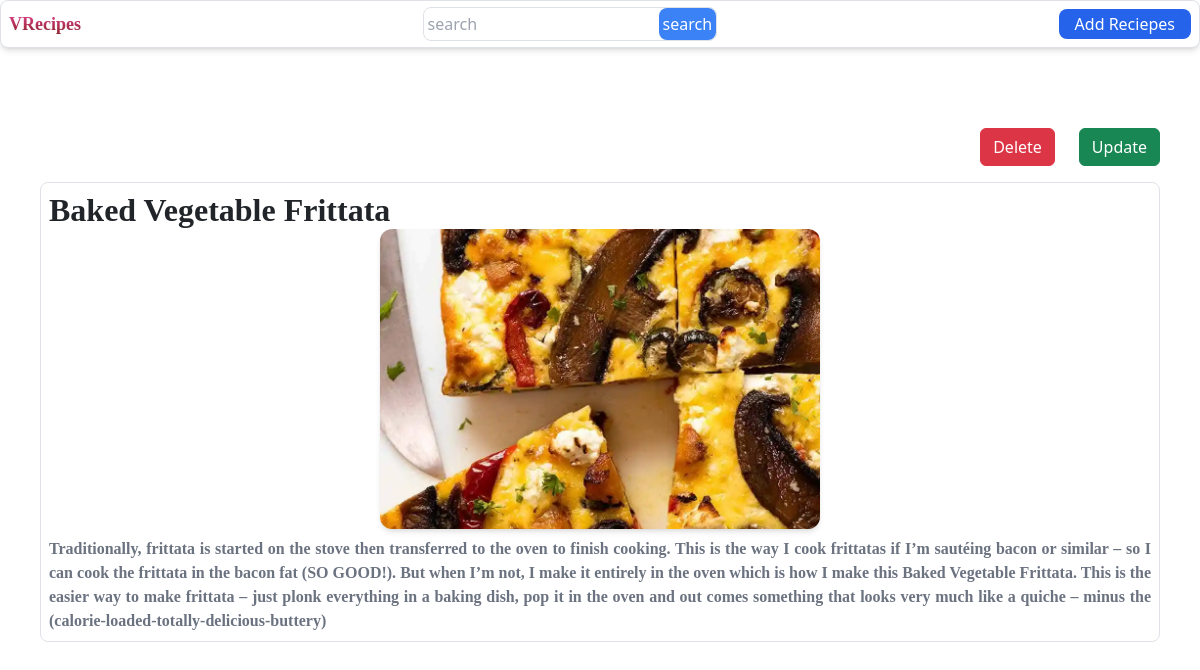
/detail_by/10/, run on the app's committed database.
### home/models.py (models this page shows)
class Reciepy(models.Model):
    user=models.ForeignKey(User,on_delete=models.SET_NULL,null=True,blank=True)
    receipy_name=models.CharField(max_length=100)
    receipy_des=models.TextField()
    receipy_img=models.ImageField(upload_to="receipeimage")

### home/views.py (the view)
# urls.py: path("detail_by/<id>/",detail_by,name='detail_by'),
def detail_by(request,id):
    print(id)
    querySet=Reciepy.objects.get(id=id)
    context={"receipes":querySet}
    return render(request,"detailBy.html",context)

### home/templates/detailBy.html
{% extends "base.html" %} {% block start %}
<div class="mt-10 p-10">
  <div class="flex justify-end gap-4 items-center mb-3">
    <a href="/delete-receipe/{{receipes.id}}" class="btn btn-danger">Delete</a>
    <a href="/update-receipe/{{receipes.id}}" class="btn btn-success">Update</a>
  </div>
  <div class="border rounded-lg p-2 md:p-3">
    <h1 class="font-bold text-[2rem] font-serif">{{receipes.receipy_name}}</h1>
    <div class="flex justify-center items-center">
      <img
        src="/media/{{receipes.receipy_img}}"
        alt="error"
        class="w-full md:w-[40%] h-[300px] md:h-[300px] object-cover rounded-xl shadow-md"
      />
    </div>
    <p class="mt-2 font-semibold text-md font-serif text-gray-500 text-justify">
      {{receipes.receipy_des}}
    </p>
  </div>
</div>
{% endblock %}

### data on the page
Reciepy: receipy_name "Baked Vegetable Frittata", receipy_img (picture), receipy_des "Traditionally, frittata is started on the stove then transferred to the oven to finish cooking. This is the way I cook frittatas if I’m sautéing bacon or similar – so I can cook the frittata in the bacon fat (SO GOOD!). But when I’m not, I make it entirely in the oven which is how I make this Baked Vegetable Frittata. This is the easier way to make frittata – just plonk everything in a baking dish, pop it in the oven and out comes something that looks very much like a quiche – minus the (calorie-loaded-totally-delicious-buttery)"
